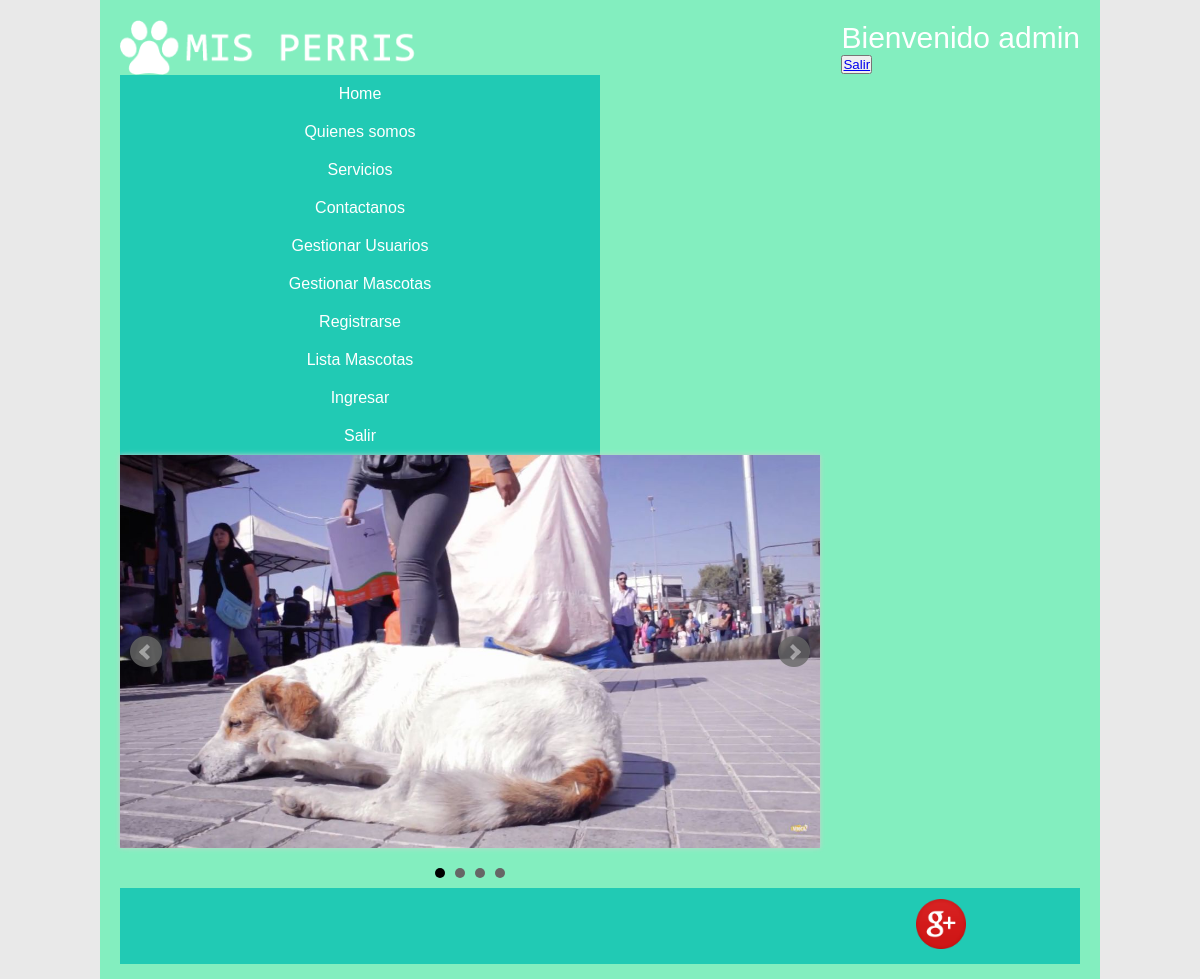
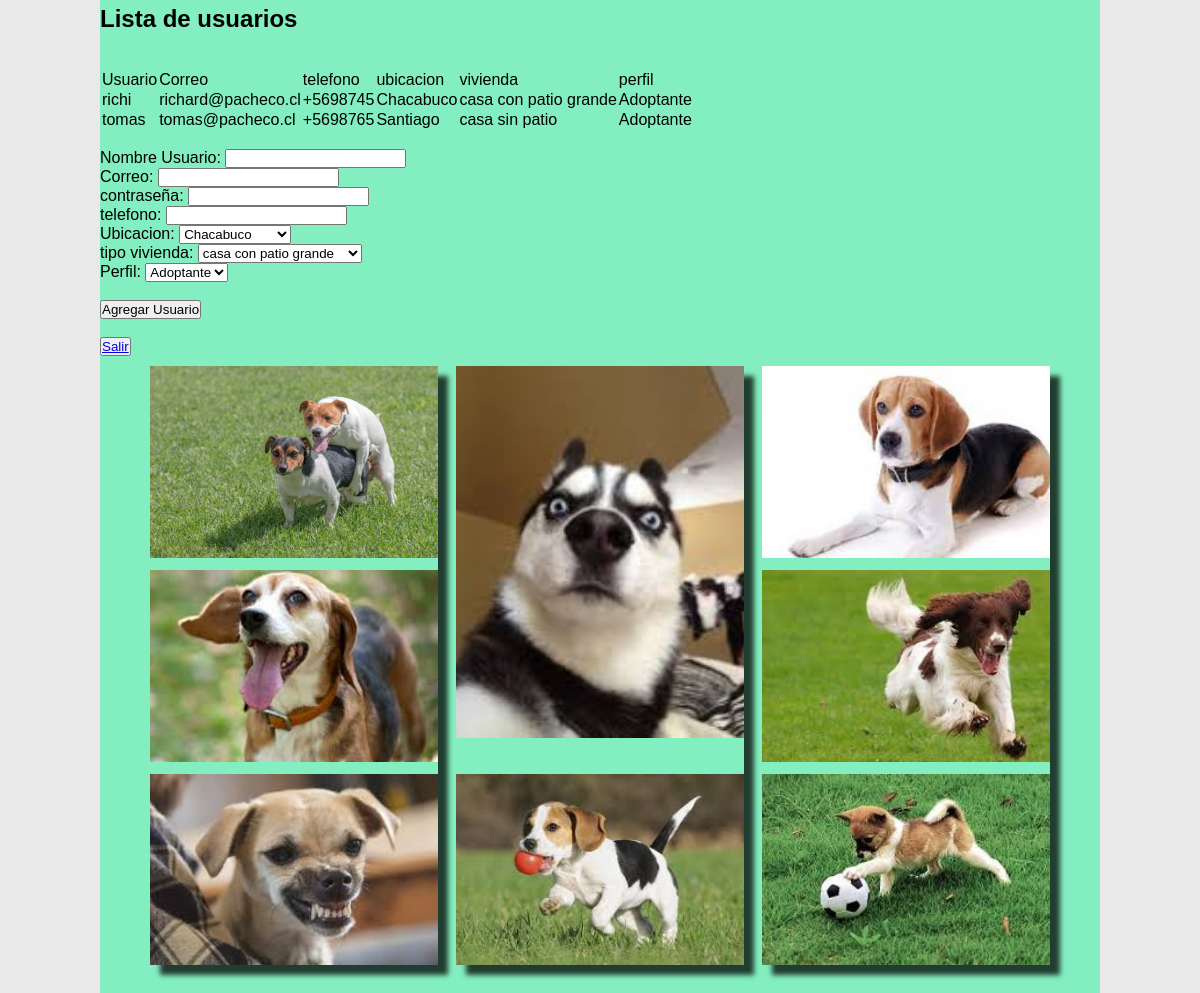
Screenshot of /Usuarios/ (signed in) with the database file from the repository (2 pictures, top to bottom).
### api/models.py (models this page shows)
class Usuario(models.Model):
    user=models.OneToOneField(User,on_delete=models.CASCADE)
    contacto=models.CharField(max_length=12,default="")
    region=models.CharField(max_length=20,default="Metropolitana")
    vivienda=models.CharField(max_length=20,default="")
    perfil=models.CharField(max_length=20,default="Adoptante")

### Back/views.py (the view)
# urls.py: url(r'^Usuarios/$',views.gestionarUsuarios,name="gestionarUsuarios"),
@login_required(login_url='login')
def gestionarUsuarios(request):
    actual=request.user
    form=AgregarUsuario(request.POST)
    if form.is_valid():
        data=form.cleaned_data
        regDB=User.objects.create_user(data.get("username"),data.get("correo"),data.get("password"))
        usuario=Usuario(user=regDB,contacto=data.get("contacto"),region=data.get("region"),vivienda=data.get("vivienda"),perfil=data.get("perfil"))
        regDB.save()
        usuario.save()
    usuarios=Usuario.objects.all()
    form=AgregarUsuario()
    return render(request,"GestionarUsuarios.html",{'actual':actual,'form':form,'usuarios':usuarios,'acciones':acciones,})

### Back/forms.py
class AgregarUsuario(forms.Form):
    username=forms.CharField(widget=forms.TextInput(),label="Nombre Usuario")
    correo=forms.EmailField(widget=forms.EmailInput(),label="Correo")
    password=forms.CharField(widget=forms.PasswordInput(),label="contraseña")
    contacto=forms.CharField(widget=forms.TextInput(),label="telefono")
    region=forms.ChoiceField(choices=ubicacion,label="Ubicacion")
    vivienda=forms.ChoiceField(choices=tipovivienda,label="tipo vivienda")#CHOICE FIELD PARA DESPLEGAR UNA LISTA(TUPLA)
    perfil=forms.ChoiceField(choices=perfiles)

### Back/templates/GestionarUsuarios.html (shortened to what this page needs)
{% extends "maqueta.html" %}
{% load staticfiles %}
{% block Lista %}
{% if request.user.is_staff %}
    <h1>Lista de usuarios</h1>
    {% if usuarios %}
    <table>
        <tr>
            <br>
            <td> Usuario </td>  <td> Correo </td> <td>telefono</td> <td>ubicacion</td><td>vivienda</td> <td> perfil </td>
            <br>
        </tr>
        {% for u in usuarios %}
        <tr>
         <td>{{u.user.username}}</td><td>{{u.user.email}}</td><td>{{u.contacto}}</td> <td>{{u.region}}</td><td>{{u.vivienda}}</td> <td>{{ u.perfil}}</td>
        </tr>
        {% endfor %}
    </table>
    {% else %}
    <h2>No hay usuarios registrados</h2>
    {% endif %}
{% endif %}
<br>
{% endblock %}
{% block Formulario%}
{% if request.user.is_staff %}
    <form method="POST">
        {{form.as_p}}
        <br>
        <button type="submit">Agregar Usuario</button>
    </form>
    <br>
    <button><a href="{% url 'logout' %}">Salir</a></button>
{% endif %}
{% endblock %}

### Back/templates/maqueta.html (shortened to what this page needs)
{% load staticfiles %}
<!doctype html>
<html lang="es">
        {% load pwa %}
<head>
	<link rel="stylesheet" href="{% static 'css/jquery.bxslider.css'%}">
	<link rel="stylesheet" href="{% static 'css/estilos.css'%}">
</head>
</head>
    <body>
        <div class="contenedor">
		<header>
			<div class="logo">
                <img src="{% static 'img/logo.png'%}" width="" alt="">
			</div>
            <div>
                {% if actual %}
                    <div class="logo">Bienvenido {{actual.username}}</div>
                    <button class= "salir"><a href="{% url 'logout' %}">Salir</a></button>
                {%endif%}
            </div>
            <nav>
                <a href="{% url 'inicio'%}">Home</a>
                <a href="#">Quienes somos</a>
                <a href="#">Servicios</a>
                <a href="#}">Contactanos</a>
                {% if request.user.is_staff %}
                <a href="{% url 'gestionarUsuarios'%}">Gestionar Usuarios </a>
                <a href="{% url 'gestionarMascotas'%}">Gestionar Mascotas </a>
                {% endif %}
                <a href="{% url 'registrarse'%}">Registrarse</a>
				<a href="{% url 'lista'%}">Lista Mascotas </a>
                <a href="{% url 'login' %}">Ingresar</a>
                <a href="{% url 'logout' %}">Salir </a>
            </nav>
			<div id="carrusel">
				<div><img src="{% static 'img/01.jpg'%}" width="100%"></div>
			</div>
			<div class="links">
					<a href="https://es-la.facebook.com/" target="_blank"><img src="{% static 'img\face.png' %}"  width="60" alt=""></a>
					<a href="https://www.google.com/intl/es/gmail/about/" target="_blank"><img src="{% static 'img\Gmail.png'%}"  width="55" alt=""> </a>
					<a href="https://www.instagram.com/?hl=es-la" target="_blank" ><img src="{% static 'img\ig.png'%}" width="50" alt=""> </a>
					<a href="https://plus.google.com/discover?hl=es" target="_blank" ><img src="{% static 'img\google.png'%}" width="50" alt=""> </a>
			</div>
        </header>
        <section>
            <div class="contenido" background="#83EEBF">
                {% block Lista%}
                {% endblock %}
                {% block Formulario%}
                {% endblock %}
            </div>
		</section>
    <br>
    <footer>
        <div class="collage">
            <div class="caja">
                <img src="{% static 'images/dos.jpg'%}" alt="Nueve">
                <img src="{% static 'images/siete.jpg'%}" alt="Nueve">
                <img src="{% static 'images/ocho.jpg'%}" alt="Nueve">
            </div>
            <div class="caja largo">
                <img src="{% static 'images/cuatro.jpg'%}" alt="Nueve"style="height:62%">
                <img src="{% static 'images/cinco.jpg'%}" alt="Nueve">
            </div>
            <div class="caja">
                <img src="{% static 'images/tres.jpg'%}" alt="Nueve" >
                <img src="{% static 'images/seis.jpg'%}" alt="Nueve" >
                <img src="{% static 'images/uno.jpg'%}" alt="Nueve">
            </div>
        </div>
    <footer>
        <br>
        <br>
</body>
</html>

### Back/static/css/estilos.css (style rules this page uses)
* { margin: 0; padding: 0; box-sizing: border-box; }
.contenedor { background:#83EEBF; width:90%; max-width:1000px; margin:auto; display:flex; flex-flow:row wrap; font-family: Verdana, Geneva, Tahoma, sans-serif; }
body { background:#e9e9e9; }
header { background:#83EEBF ; width:100%; padding:20px; display: flex; justify-content:space-between; align-items:center; flex-direction:row; flex-wrap:wrap; }
header .logo { color:#fff; font-size:30px; text-align: center; }
header .logo img { width:300px; vertical-align: top; }
header nav { width:50%; display:flex; flex-wrap:wrap; align-items:center; flex-direction: column; }
header nav a { background:#21cab4; color:#fff; text-align: center; text-decoration: none; padding:10px; width: 100%; flex-direction: column; flex-grow:1; }
#carrusel { background:#21cab4; width: 100%; }
.links { background:#83EEBF; width: 100%; padding:1px; display: flex; flex-wrap:wrap; justify-content:space-between; flex-direction: ROW; }
.links { background:#21cab4; display:flex; flex-wrap:wrap; }
.links a { flex-grow:1; color:#fff; padding:10px; text-align: center; text-decoration:none; }
.collage { width: 90%; max-width: 1000px; margin-top: 10px; margin-bottom: 10px; margin-left: auto; margin-right: auto; display:flex; justify-content:space-between; }
.collage .caja { width: 32%; overflow: hidden; box-shadow:10px 10px 5px 0px rgba(0,0,0,0.75); display:flex; flex-direction:column; justify-content:space-between; }
.collage .caja img { width: 100%; height: 32%; object-fit:cover; }

### rows the page displays
Usuario: user.username "richi", user.email "richard@pacheco.cl", contacto "+5698745", region "Chacabuco", vivienda "casa con patio grande", perfil "Adoptante"
Usuario: user.username "tomas", user.email "tomas@pacheco.cl", contacto "+5698765", region "Santiago", vivienda "casa sin patio", perfil "Adoptante"

### other values shown
{{ actual.username }} "admin"
